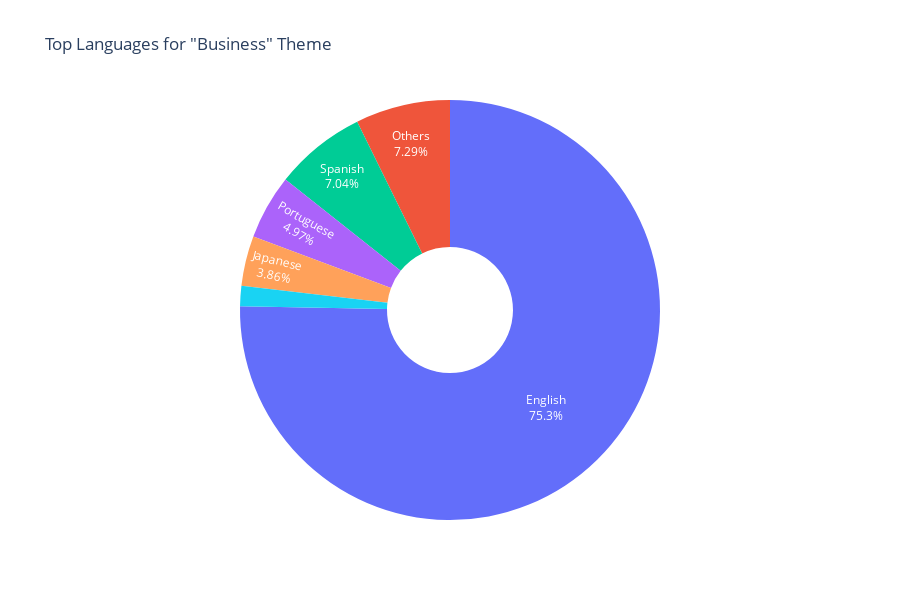
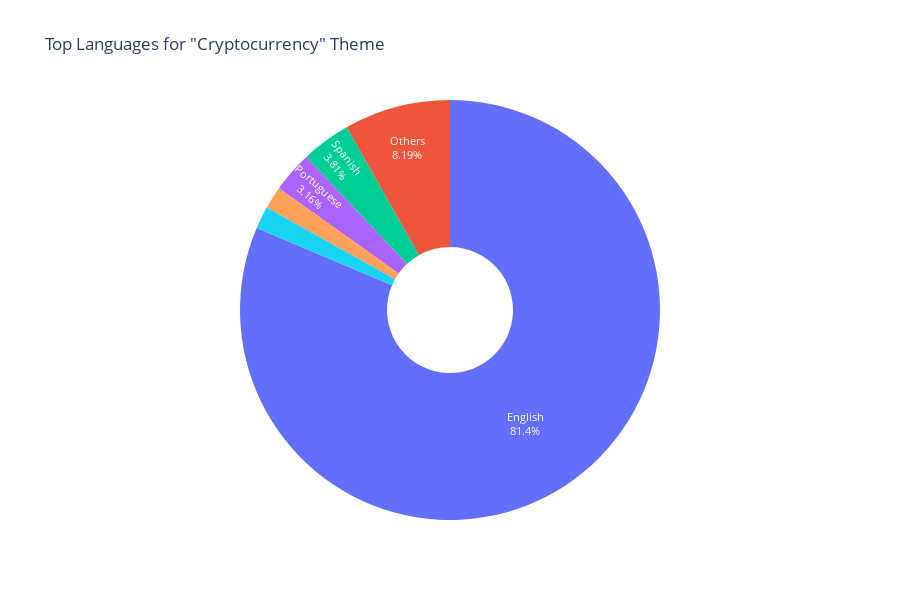
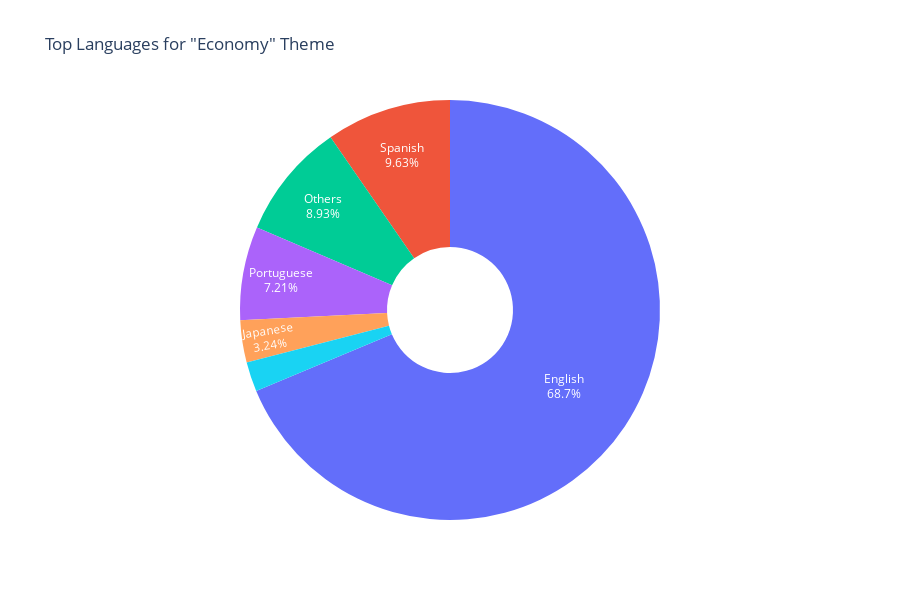
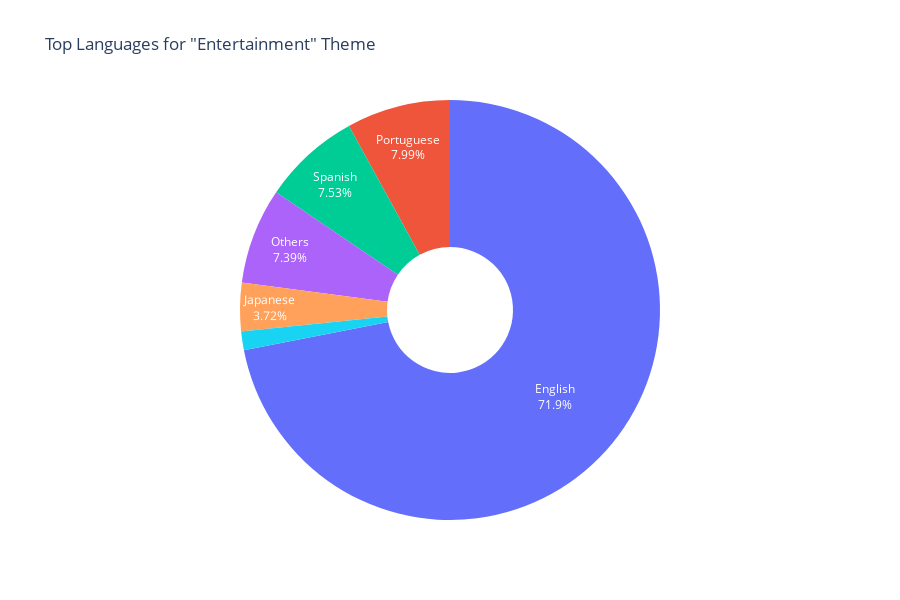

The notebook cell saved with these charts, in order:
### Code cell
"""# Visualization (Piecharts)"""

import pandas as pd
import plotly.express as px

# 1) Read CSV with Pandas
parsed_df = pd.read_csv("output/part-00000-afe825b1-770c-4416-a851-88671f00ecd6-c000.csv")

# 2) Group by theme (Pandas syntax)
theme_groups = (
    parsed_df
    .groupby("theme")["count"]
    .sum()
    .reset_index(name="total_count")
)

# 3) Get list of themes
themes = theme_groups["theme"].tolist()

# 4) Create pie charts for each theme
for theme in themes:
    # Filter rows for this theme, select only language/count columns
    theme_data = parsed_df.loc[parsed_df["theme"] == theme, ["language", "count"]]

    # Sort by count descending
    theme_data = theme_data.sort_values("count", ascending=False)

    # If more than 5 languages, group the rest as 'Others'
    if len(theme_data) > 5:
        top5 = theme_data.head(5)
        others_row = pd.DataFrame({
            'language': ['Others'],
            'count': [theme_data['count'][5:].sum()]
        })
        theme_data = pd.concat([top5, others_row])

    # Create the pie chart with Plotly
    fig = px.pie(
        theme_data,
        values='count',
        names='language',
        title=f'Top Languages for "{theme}" Theme',
        hover_data=['count'],
        hole=0.3
    )

    fig.update_traces(
        textposition='inside',
        textinfo='percent+label',
        insidetextfont=dict(size=12, color='white'),
        hovertemplate="<b>%{label}</b><br>Count: %{value}<br>Percent: %{percent}"
    )

    fig.update_layout(
        uniformtext_minsize=10,
        uniformtext_mode='hide',
        height=600,
        showlegend=False
    )

    fig.show()

# 5) Show overall theme distribution
total_counts = theme_groups.sort_values("total_count", ascending=False)

fig = px.pie(
    total_counts,
    values='total_count',
    names='theme',
    title='Overall Theme Distribution',
    hover_data=['total_count']
)

fig.update_traces(
    textposition='inside',
    textinfo='percent+label',
    insidetextfont=dict(size=12, color='white'),
    hovertemplate="<b>%{label}</b><br>Total Count: %{value}<br>Percent: %{percent}"
)

fig.update_layout(
    height=700,
    showlegend=False
)

fig.show()

### Figure 1 — Plotly figure (JSON) as saved in the notebook; plotly's stock layout.template omitted (floating-point values rounded to 4 significant figures)
{"data": [{"customdata": [[55342], [5175], [3655], [2838], [1148], [5359]], "domain": {"x": [0, 1], "y": [0, 1]}, "hole": 0.3, "hovertemplate": "<b>%{label}</b><br>Count: %{value}<br>Percent: %{percent}", "insidetextfont": {"color": "white", "size": 12}, "labels": ["English", "Spanish", "Portuguese", "Japanese", "French", "Others"], "legendgroup": "", "name": "", "showlegend": true, "textinfo": "percent+label", "textposition": "inside", "type": "pie", "values": [55342, 5175, 3655, 2838, 1148, 5359]}], "layout": {"height": 600, "legend": {"tracegroupgap": 0}, "showlegend": false, "title": {"text": "Top Languages for \"Business\" Theme"}, "uniformtext": {"minsize": 10, "mode": "hide"}}}

### Figure 2 — Plotly figure (JSON) as saved in the notebook; plotly's stock layout.template omitted (floating-point values rounded to 4 significant figures)
{"data": [{"customdata": [[72533], [3393], [2812], [1539], [1535], [7301]], "domain": {"x": [0, 1], "y": [0, 1]}, "hole": 0.3, "hovertemplate": "<b>%{label}</b><br>Count: %{value}<br>Percent: %{percent}", "insidetextfont": {"color": "white", "size": 12}, "labels": ["English", "Spanish", "Portuguese", "German", "Japanese", "Others"], "legendgroup": "", "name": "", "showlegend": true, "textinfo": "percent+label", "textposition": "inside", "type": "pie", "values": [72533, 3393, 2812, 1539, 1535, 7301]}], "layout": {"height": 600, "legend": {"tracegroupgap": 0}, "showlegend": false, "title": {"text": "Top Languages for \"Cryptocurrency\" Theme"}, "uniformtext": {"minsize": 10, "mode": "hide"}}}

### Figure 3 — Plotly figure (JSON) as saved in the notebook; plotly's stock layout.template omitted (floating-point values rounded to 4 significant figures)
{"data": [{"customdata": [[28787], [4036], [3022], [1359], [952], [3742]], "domain": {"x": [0, 1], "y": [0, 1]}, "hole": 0.3, "hovertemplate": "<b>%{label}</b><br>Count: %{value}<br>Percent: %{percent}", "insidetextfont": {"color": "white", "size": 12}, "labels": ["English", "Spanish", "Portuguese", "Japanese", "German", "Others"], "legendgroup": "", "name": "", "showlegend": true, "textinfo": "percent+label", "textposition": "inside", "type": "pie", "values": [28787, 4036, 3022, 1359, 952, 3742]}], "layout": {"height": 600, "legend": {"tracegroupgap": 0}, "showlegend": false, "title": {"text": "Top Languages for \"Economy\" Theme"}, "uniformtext": {"minsize": 10, "mode": "hide"}}}

### Figure 4 — Plotly figure (JSON) as saved in the notebook; plotly's stock layout.template omitted (floating-point values rounded to 4 significant figures)
{"data": [{"customdata": [[401041], [44555], [42007], [20740], [8035], [41221]], "domain": {"x": [0, 1], "y": [0, 1]}, "hole": 0.3, "hovertemplate": "<b>%{label}</b><br>Count: %{value}<br>Percent: %{percent}", "insidetextfont": {"color": "white", "size": 12}, "labels": ["English", "Portuguese", "Spanish", "Japanese", "German", "Others"], "legendgroup": "", "name": "", "showlegend": true, "textinfo": "percent+label", "textposition": "inside", "type": "pie", "values": [401041, 44555, 42007, 20740, 8035, 41221]}], "layout": {"height": 600, "legend": {"tracegroupgap": 0}, "showlegend": false, "title": {"text": "Top Languages for \"Entertainment\" Theme"}, "uniformtext": {"minsize": 10, "mode": "hide"}}}
